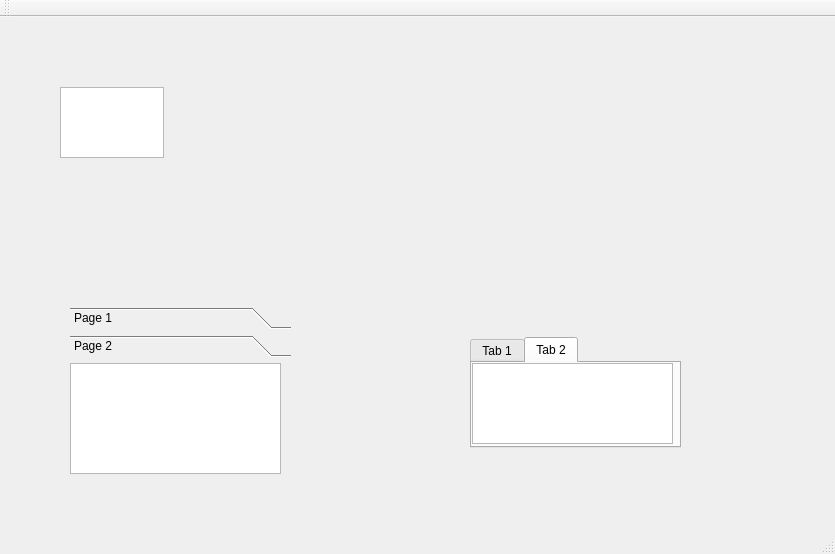
<?xml version="1.0" encoding="UTF-8"?>
<ui version="4.0">
 <class>MainWindow</class>
 <widget class="QMainWindow" name="MainWindow">
  <property name="geometry">
   <rect>
    <x>0</x>
    <y>0</y>
    <width>835</width>
    <height>554</height>
   </rect>
  </property>
  <property name="windowTitle">
   <string>MainWindow</string>
  </property>
  <widget class="QWidget" name="centralWidget">
   <widget class="QStackedWidget" name="stackedWidget">
    <property name="geometry">
     <rect>
      <x>10</x>
      <y>10</y>
      <width>261</width>
      <height>191</height>
     </rect>
    </property>
    <property name="mouseTracking">
     <bool>false</bool>
    </property>
    <property name="currentIndex">
     <number>0</number>
    </property>
    <widget class="QWidget" name="page">
     <widget class="QTextEdit" name="textEdit">
      <property name="geometry">
       <rect>
        <x>50</x>
        <y>60</y>
        <width>104</width>
        <height>71</height>
       </rect>
      </property>
     </widget>
    </widget>
    <widget class="QWidget" name="page_2">
     <property name="autoFillBackground">
      <bool>false</bool>
     </property>
     <widget class="QTextEdit" name="textEdit_2">
      <property name="geometry">
       <rect>
        <x>60</x>
        <y>60</y>
        <width>104</width>
        <height>71</height>
       </rect>
      </property>
     </widget>
    </widget>
   </widget>
   <widget class="QTabWidget" name="tabWidget">
    <property name="geometry">
     <rect>
      <x>470</x>
      <y>320</y>
      <width>211</width>
      <height>111</height>
     </rect>
    </property>
    <property name="currentIndex">
     <number>1</number>
    </property>
    <widget class="QWidget" name="tab">
     <attribute name="title">
      <string>Tab 1</string>
     </attribute>
     <widget class="QTextEdit" name="textEdit_3">
      <property name="geometry">
       <rect>
        <x>0</x>
        <y>0</y>
        <width>201</width>
        <height>81</height>
       </rect>
      </property>
     </widget>
    </widget>
    <widget class="QWidget" name="tab_2">
     <attribute name="title">
      <string>Tab 2</string>
     </attribute>
     <widget class="QTextEdit" name="textEdit_4">
      <property name="geometry">
       <rect>
        <x>0</x>
        <y>0</y>
        <width>201</width>
        <height>81</height>
       </rect>
      </property>
     </widget>
    </widget>
   </widget>
   <widget class="QToolBox" name="toolBox">
    <property name="geometry">
     <rect>
      <x>70</x>
      <y>290</y>
      <width>221</width>
      <height>171</height>
     </rect>
    </property>
    <property name="currentIndex">
     <number>1</number>
    </property>
    <widget class="QWidget" name="page_3">
     <property name="geometry">
      <rect>
       <x>0</x>
       <y>0</y>
       <width>221</width>
       <height>117</height>
      </rect>
     </property>
     <attribute name="label">
      <string>Page 1</string>
     </attribute>
     <widget class="QTextEdit" name="textEdit_5">
      <property name="geometry">
       <rect>
        <x>20</x>
        <y>0</y>
        <width>171</width>
        <height>111</height>
       </rect>
      </property>
     </widget>
    </widget>
    <widget class="QWidget" name="page_4">
     <property name="geometry">
      <rect>
       <x>0</x>
       <y>0</y>
       <width>221</width>
       <height>117</height>
      </rect>
     </property>
     <attribute name="label">
      <string>Page 2</string>
     </attribute>
     <widget class="QTextEdit" name="textEdit_6">
      <property name="geometry">
       <rect>
        <x>0</x>
        <y>0</y>
        <width>211</width>
        <height>111</height>
       </rect>
      </property>
     </widget>
    </widget>
   </widget>
  </widget>
  <widget class="QMenuBar" name="menuBar">
   <property name="geometry">
    <rect>
     <x>0</x>
     <y>0</y>
     <width>835</width>
     <height>21</height>
    </rect>
   </property>
  </widget>
  <widget class="QToolBar" name="mainToolBar">
   <attribute name="toolBarArea">
    <enum>TopToolBarArea</enum>
   </attribute>
   <attribute name="toolBarBreak">
    <bool>false</bool>
   </attribute>
  </widget>
  <widget class="QStatusBar" name="statusBar"/>
 </widget>
 <layoutdefault spacing="6" margin="11"/>
 <resources/>
 <connections/>
</ui>
